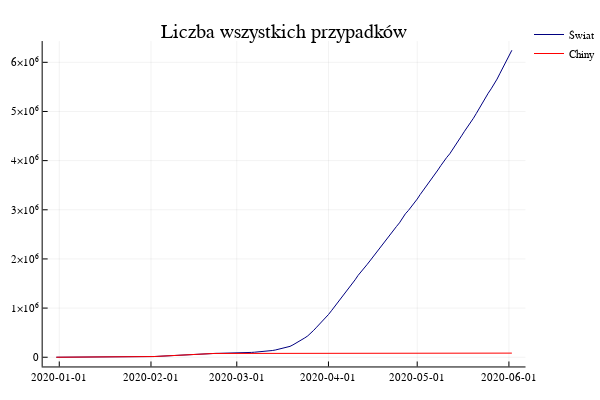

Notebook code cell kept with this figure:
### Markdown cell above
## 1. Początek

### Wybuch epidemii w Chinach
Epidemia koronawirusa rozpoczęła się na przełomie roku 2019 i 2020. To wtedy, z Chin, zaczynały napływac pierwsze informacje o nowej, nieznanej chorobie. Zobaczmy jak szybko rosła liczba zakażonych COVID-19.

### Code cell
worldwide = covid[covid[:location] .== "World", :]
china = covid[covid[:location] .== "China", :]

plot(worldwide[:date], worldwide[:total_cases], label = "Świat",
                                                title = "Liczba wszystkich przypadków",
                                                color = :navy)

plot!(china[:date], china[:total_cases], label="Chiny", color = :red)

### Figure 1 — Plotly figure (JSON) as saved in the notebook; plotly's stock layout.template omitted (floating-point values rounded to 4 significant figures; data arrays with more than 128 entries replaced by an {"elided": "..."} marker saying what was removed)
{"data": [{"colorbar": {"title": ""}, "legendgroup": "Świat", "line": {"color": "rgba(0, 0, 128, 1.000)", "dash": "solid", "shape": "linear", "width": 1}, "mode": "lines", "name": "Świat", "showlegend": true, "type": "scatter", "x": {"elided": "155 int values"}, "xaxis": "x1", "y": {"elided": "155 int values"}, "yaxis": "y1", "zmax": null, "zmin": null}, {"colorbar": {"title": ""}, "legendgroup": "Chiny", "line": {"color": "rgba(255, 0, 0, 1.000)", "dash": "solid", "shape": "linear", "width": 1}, "mode": "lines", "name": "Chiny", "showlegend": true, "type": "scatter", "x": {"elided": "155 int values"}, "xaxis": "x1", "y": {"elided": "155 int values"}, "yaxis": "y1", "zmax": null, "zmin": null}], "layout": {"annotations": [{"font": {"color": "rgba(0, 0, 0, 1.000)", "family": "sans-serif", "size": 20}, "rotation": 0, "showarrow": false, "text": "Liczba wszystkich przypadków", "x": 0.537, "xanchor": "center", "xref": "paper", "y": 1, "yanchor": "top", "yref": "paper"}], "height": 400, "legend": {"bgcolor": "rgba(255, 255, 255, 1.000)", "bordercolor": "rgba(0, 0, 0, 1.000)", "font": {"color": "rgba(0, 0, 0, 1.000)", "family": "sans-serif", "size": 11}, "tracegroupgap": 0, "x": 1, "y": 1}, "margin": {"b": 20, "l": 0, "r": 0, "t": 20}, "paper_bgcolor": "rgba(255, 255, 255, 1.000)", "plot_bgcolor": "rgba(255, 255, 255, 1.000)", "showlegend": true, "width": 600, "xaxis": {"anchor": "y1", "domain": [0.08064, 0.9934], "gridcolor": "rgba(0, 0, 0, 0.100)", "gridwidth": 0.5, "linecolor": "rgba(0, 0, 0, 1.000)", "mirror": false, "range": [737400.0, 737600.0], "showgrid": true, "showline": true, "showticklabels": true, "tickangle": 0, "tickcolor": "rgb(0, 0, 0)", "tickfont": {"color": "rgba(0, 0, 0, 1.000)", "family": "sans-serif", "size": 11}, "tickmode": "array", "ticks": "inside", "ticktext": ["2020-01-01", "2020-02-01", "2020-03-01", "2020-04-01", "2020-05-01", "2020-06-01"], "tickvals": [737425, 737456, 737485, 737516, 737546, 737577], "title": "", "titlefont": {"color": "rgba(0, 0, 0, 1.000)", "family": "sans-serif", "size": 15}, "type": "-", "visible": true, "zeroline": false, "zerolinecolor": "rgba(0, 0, 0, 1.000)"}, "yaxis": {"anchor": "x1", "domain": [0.03762, 0.9415], "gridcolor": "rgba(0, 0, 0, 0.100)", "gridwidth": 0.5, "linecolor": "rgba(0, 0, 0, 1.000)", "mirror": false, "range": [-187300.0, 6433000.0], "showgrid": true, "showline": true, "showticklabels": true, "tickangle": 0, "tickcolor": "rgb(0, 0, 0)", "tickfont": {"color": "rgba(0, 0, 0, 1.000)", "family": "sans-serif", "size": 11}, "tickmode": "array", "ticks": "inside", "ticktext": ["0", "1×10⁶", "2×10⁶", "3×10⁶", "4×10⁶", "5×10⁶", "6×10⁶"], "tickvals": [0, 1000000, 2000000, 3000000, 4000000, 5000000, 6000000], "title": "", "titlefont": {"color": "rgba(0, 0, 0, 1.000)", "family": "sans-serif", "size": 15}, "type": "-", "visible": true, "zeroline": false, "zerolinecolor": "rgba(0, 0, 0, 1.000)"}}}
